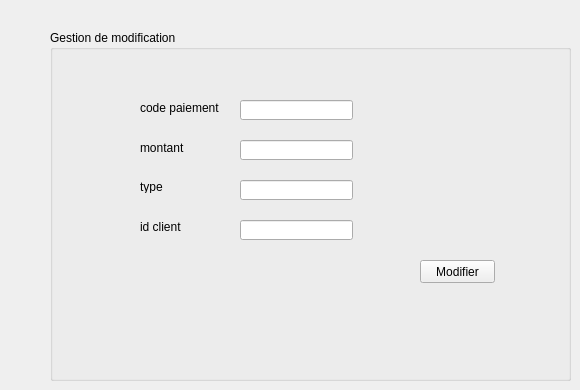
      <widget class="QWidget" name="modif_pa">
       <attribute name="title">
        <string>Modifer un paiement</string>
       </attribute>
       <widget class="QGroupBox" name="groupBox_3">
        <property name="geometry">
         <rect>
          <x>50</x>
          <y>30</y>
          <width>521</width>
          <height>351</height>
         </rect>
        </property>
        <property name="title">
         <string>Gestion de modification</string>
        </property>
        <widget class="QLabel" name="label_6">
         <property name="geometry">
          <rect>
           <x>90</x>
           <y>70</y>
           <width>151</width>
           <height>16</height>
          </rect>
         </property>
         <property name="text">
          <string>code paiement</string>
         </property>
        </widget>
        <widget class="QLabel" name="label_7">
         <property name="geometry">
          <rect>
           <x>90</x>
           <y>110</y>
           <width>171</width>
           <height>16</height>
          </rect>
         </property>
         <property name="text">
          <string>montant</string>
         </property>
        </widget>
        <widget class="QLabel" name="label_8">
         <property name="geometry">
          <rect>
           <x>90</x>
           <y>150</y>
           <width>47</width>
           <height>13</height>
          </rect>
         </property>
         <property name="text">
          <string>type </string>
         </property>
        </widget>
        <widget class="QLabel" name="label_15">
         <property name="geometry">
          <rect>
           <x>90</x>
           <y>190</y>
           <width>47</width>
           <height>13</height>
          </rect>
         </property>
         <property name="text">
          <string>id client</string>
         </property>
        </widget>
        <widget class="QLineEdit" name="lineEdit_codepaie2">
         <property name="geometry">
          <rect>
           <x>190</x>
           <y>70</y>
           <width>113</width>
           <height>20</height>
          </rect>
         </property>
        </widget>
        <widget class="QLineEdit" name="lineEdit_montant2">
         <property name="geometry">
          <rect>
           <x>190</x>
           <y>110</y>
           <width>113</width>
           <height>20</height>
          </rect>
         </property>
        </widget>
        <widget class="QLineEdit" name="lineEdit_typepaie2">
         <property name="geometry">
          <rect>
           <x>190</x>
           <y>150</y>
           <width>113</width>
           <height>20</height>
          </rect>
         </property>
        </widget>
        <widget class="QLineEdit" name="lineEdit_idclient2">
         <property name="geometry">
          <rect>
           <x>190</x>
           <y>190</y>
           <width>113</width>
           <height>20</height>
          </rect>
         </property>
        </widget>
        <widget class="QPushButton" name="pb_modifier">
         <property name="geometry">
          <rect>
           <x>370</x>
           <y>230</y>
           <width>75</width>
           <height>23</height>
          </rect>
         </property>
         <property name="text">
          <string>Modifier</string>
         </property>
        </widget>
       </widget>
      </widget>
